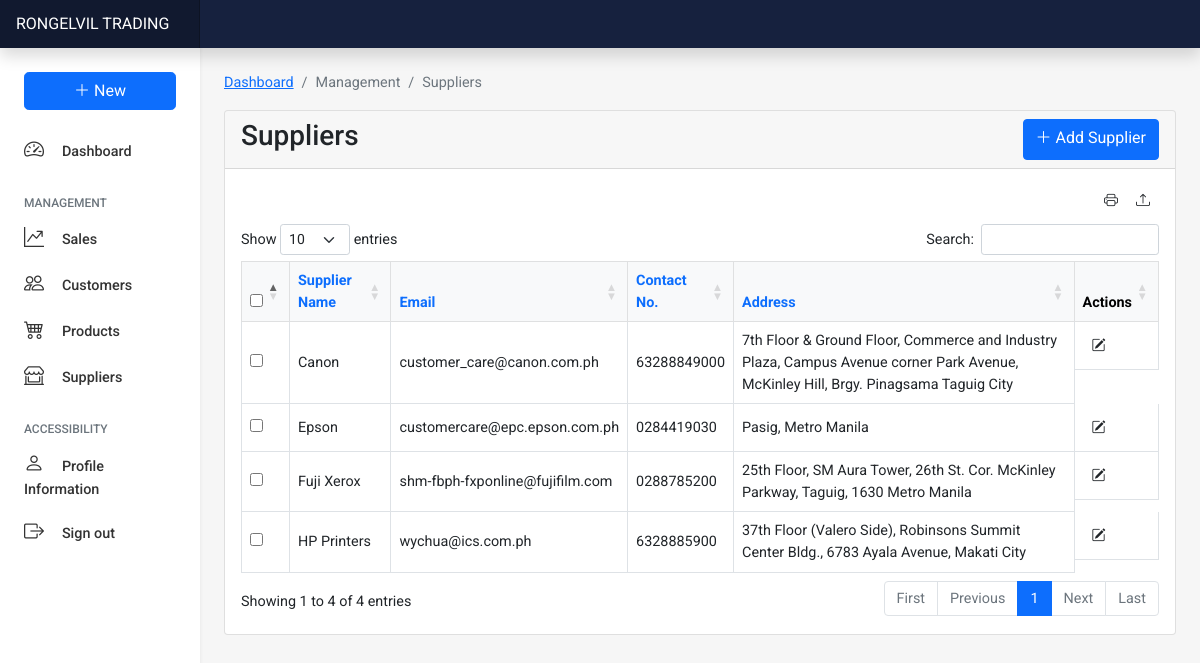
The app's page /manage/suppliers/supplier.php (signed in) with its own data.
### tables this page shows
CREATE TABLE `supplier` (
  `supplier_id` int(11) NOT NULL AUTO_INCREMENT,
  `supplier_name` varchar(100) NOT NULL,
  `email` varchar(100) NOT NULL,
  `contact` varchar(100) NOT NULL,
  `address` varchar(200) NOT NULL,
  `date_created` datetime NOT NULL DEFAULT CURRENT_TIMESTAMP,
  `date_updated` datetime NOT NULL DEFAULT CURRENT_TIMESTAMP ON UPDATE CURRENT_TIMESTAMP,
  PRIMARY KEY (`supplier_id`)
);

### manage/suppliers/retreive.php (called while the page is built, shortened)
<?php
    require '../../connection/database.php';
    $sort = "ASC";
    $column = "supplier_name";
    $queryUsers = "SELECT * FROM supplier ORDER BY $column $sort";
    $supplierList = mysqli_query($connection, $queryUsers);
?>

### manage/suppliers/supplier.php (the view, shortened to what this page needs)
<?php
require('./retreive.php');
?>
<!DOCTYPE html>
<html lang="en">
<head>
    <link href="https://cdn.jsdelivr.net/npm/bootstrap@5.1.3/dist/css/bootstrap.min.css" rel="stylesheet">
    <link rel="stylesheet" href="https://cdn.jsdelivr.net/npm/bootstrap-icons@1.7.2/font/bootstrap-icons.css">
    <link rel="stylesheet" href="../../style.css">
    <link rel="stylesheet" href="https://cdn.datatables.net/1.11.3/css/dataTables.bootstrap5.min.css">
</head>
<body>
    <header class="navbar navbar-dark sticky-top flex-md-nowrap p-0 shadow" style="background-color: #16213E;">
        <a class="navbar-brand col-md-3 col-lg-2 me-0 px-3" href="../../index.php">RONGELVIL TRADING</a>
    </header>
    <div class="container-fluid">
        <div class="row">
            <nav id="sidebarMenu" class="col-md-3 col-lg-2 d-md-block bg-white shadow-sm sidebar collapse">
                <div class="position-sticky pt-3 mx-2">
                    <ul class="nav flex-column">
                        <li class="nav-item">
                            <div class="btn-group nav-link" role="group">
                                <button id="btnGroupDrop1" type="button" class="btn btn-primary w-100 rounded-3" data-bs-toggle="dropdown" aria-expanded="false">
                                    <i class="bi bi-plus-lg"></i> New
                                </button>
                            </div>
                        </li>
                        <li class="nav-item">
                            <a class="nav-link active mt-2" aria-current="page" href="../../index.php">
                                <i class="bi bi-speedometer2 fs-5"></i>&nbsp;&nbsp;&nbsp;&nbsp; Dashboard
                            </a>
                        </li>
                    </ul>
                    <h6 class="sidebar-heading d-flex justify-content-between align-items-center px-3 mt-4 mb-1 text-muted">
                        <span>Management</span>
                    </h6>
                    <ul class="nav flex-column">
                        <li class="nav-item">
                            <a class="nav-link" href="../sales/sales.php">
                                <i class="bi bi-graph-up-arrow fs-5"></i>&nbsp;&nbsp;&nbsp;&nbsp; Sales
                            </a>
                        </li>
                        <li class="nav-item">
                            <a class="nav-link" href="../customers/customer.php">
                                <i class="bi bi-people fs-5"></i>&nbsp;&nbsp;&nbsp;&nbsp; Customers
                            </a>
                        </li>
                        <li class="nav-item">
                            <a class="nav-link" href="../products/product.php">
                                <i class="bi bi-cart4 fs-5"></i>&nbsp;&nbsp;&nbsp;&nbsp; Products
                            </a>
                        </li>
                        <li class="nav-item">
                            <a class="nav-link" href="./supplier.php">
                                <i class="bi bi-shop-window fs-5"></i>&nbsp;&nbsp;&nbsp;&nbsp; Suppliers
                            </a>
                        </li>
                    </ul>
                    <h6 class="sidebar-heading d-flex justify-content-between align-items-center px-3 mt-4 mb-1 text-muted">
                        <span>Accessibility</span>
                    </h6>
                    <ul class="nav flex-column mb-2">
                        <li class="nav-item">
                            <a class="nav-link" href="../../access/profile.php">
                                <i class="bi bi-person fs-5"></i>&nbsp;&nbsp;&nbsp;&nbsp; Profile Information
                            </a>
                        </li>
                        <li class="nav-item">
                            <a class="nav-link" href="../../auth/logout.php">
                                <i class="bi bi-box-arrow-right fs-5"></i>&nbsp;&nbsp;&nbsp;&nbsp; Sign out
                            </a>
                        </li>
                    </ul>
                </div>
            </nav>
            <main class="col-md-9 ms-sm-auto col-lg-10 px-md-4">
                <div class="row">
                    <div class="mt-4">
                        <div class="row">
                            <div class="col-lg-12">
                                <nav aria-label="breadcrumb">
                                    <ol class="breadcrumb">
                                        <li class="breadcrumb-item"><a href="../../index.php">Dashboard</a></li>
                                        <li class="breadcrumb-item active" aria-current="page">Management</li>
                                        <li class="breadcrumb-item active" aria-current="page">Suppliers</li>
                                    </ol>
                                </nav>
                            </div>
                        </div>
                        <div class="card">
                            <div class="card-header">
                                <div class="d-flex">
                                    <h3>Suppliers</h3>
                                    <a href="./suppliercreate.php" class="btn btn-primary ms-auto"><i class="bi bi-plus-lg"></i> Add Supplier</a>
                                </div>
                            </div>
                            <div class="card-body">
                                <div class="d-flex">
                                    <button onclick="window.print()" class="btn btn-transparent btn-sm ms-auto" data-bs-toggle="tooltip" data-bs-placement="top" title="Print" width="100"><i class="bi bi-printer"></i></button>
                                    <form action="./excel.php" method="post">
                                        <button type="submit" name="export_excel" class="btn btn-sm btn-transparent" data-bs-toggle="tooltip" data-bs-placement="top" title="Export to Excel"><i class="bi bi-upload"></i></button>
                                    </form>
                                </div>
                                <div class="table-responsive mt-2">
                                    <table id="suptab" class="table table-bordered align-middle table-hover">
                                        <thead class="table-light">
                                            <th width="2%" class="text-center"><input type="checkbox" onclick="toggle(this)"></th>
                                            <th><a style="text-decoration: none;" href="?column=supplier_name&sort=<?php echo $sort ?>">Supplier Name</a></th>
                                            <th><a style="text-decoration: none;" href="?column=email&sort=<?php echo $sort ?>">Email</a></th>
                                            <th><a style="text-decoration: none;" href="?column=contact&sort=<?php echo $sort ?>">Contact No.</a></th>
                                            <th><a style="text-decoration: none;" href="?column=address&sort=<?php echo $sort ?>">Address</a></th>
                                            <th width="5%">Actions</th>
                                        </thead>
                                        <?php while ($row = mysqli_fetch_array($supplierList)) {  ?>
                                            <tr>
                                                <td><input type="checkbox" name="sup" value="<?php echo $row['supplier_id'] ?>"></td>
                                                <td><?php echo $row['supplier_name'] ?></td>
                                                <td><?php echo $row['email'] ?></td>
                                                <td><?php echo $row['contact'] ?></td>
                                                <td class="text-break"><?php echo $row['address'] ?></td>
                                                <td class="d-flex flex-row">
                                                    <form action="./supplierupdate.php" method="post">
                                                        <button class="btn btn-sm btn-transparent" type="submit" value="edit" name="edit" data-bs-toggle="tooltip" data-bs-placement="top" title="Edit"><i class="bi bi-pencil-square"></i></button>
                                                    </form> &nbsp;
                                                </td>
                                            </tr>
                                        <?php  } ?>
                                    </table>
                                </div>
                            </div>
                        </div>
                    </div>
                </div>
            </main>
        </div>
    </div>
</body>
</html>

### style.css (style rules this page uses)
* { font-family: "Roboto"; }
body { font-size: .9rem; background-color: #F6F6F6; }
.sidebar { position: fixed; top: 0; bottom: 0; left: 0; z-index: 100; padding: 48px 0 0; box-shadow: inset -1px 0 0 rgba(0, 0, 0, .1); }
.sidebar .nav-link { font-weight: 500; color: #333; }
.sidebar-heading { font-size: .75rem; text-transform: uppercase; }
.navbar-brand { padding-top: .75rem; padding-bottom: .75rem; font-size: 1rem; background-color: rgba(0, 0, 0, .25); box-shadow: inset -1px 0 0 rgba(0, 0, 0, .25); }

### manage/suppliers/supplier.php (style rules this page uses)
* { font-family: "Roboto"; }

### records on screen
supplier: supplier_name "Canon", email "customer_care@canon.com.ph", contact "63288849000", address "7th Floor & Ground Floor, Commerce and Industry Plaza, Campus Avenue corner Park Avenue, McKinley Hill, Brgy. Pinagsama Taguig City"
supplier: supplier_name "Epson", email "customercare@epc.epson.com.ph", contact "0284419030", address "Pasig, Metro Manila"
supplier: supplier_name "Fuji Xerox", email "shm-fbph-fxponline@fujifilm.com", contact "0288785200", address "25th Floor, SM Aura Tower, 26th St. Cor. McKinley Parkway, Taguig, 1630 Metro Manila"
supplier: supplier_name "HP Printers", email "wychua@ics.com.ph", contact "6328885900", address "37th Floor (Valero Side), Robinsons Summit Center Bldg., 6783 Ayala Avenue, Makati City"
